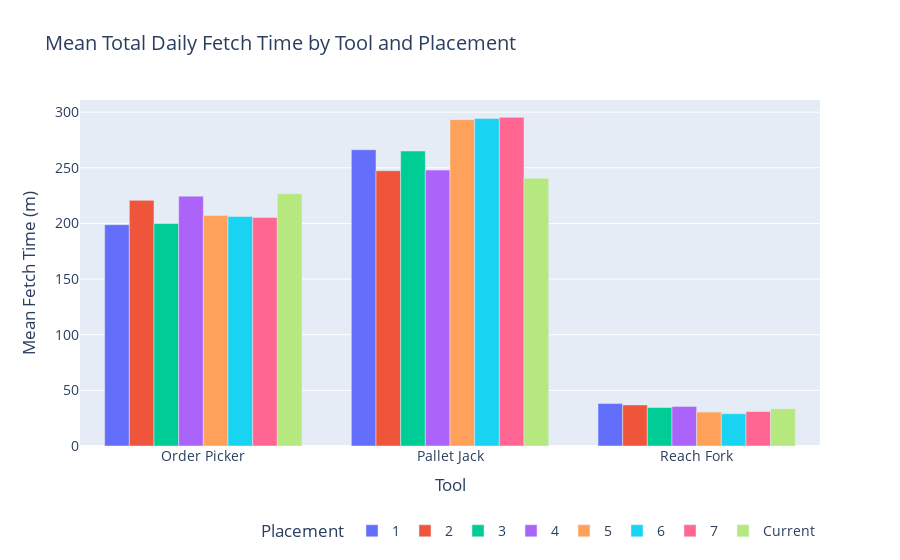

Notebook code cell kept with this figure:
### Code cell
# create one bar plot, showing the mean task time by tool for each placements
# give every placement a different color
# add a title and legend, put the legend above the plot
fig = go.Figure()
for placement in mean_total_daily_fetch_time_by_tool['placement'].unique():
    placement_df = mean_total_daily_fetch_time_by_tool[mean_total_daily_fetch_time_by_tool['placement'] == placement]
    fig.add_trace(go.Bar(x=placement_df['fetch_tool'], y=placement_df['task_time'], name=placement))
fig.update_layout(title='Mean Total Daily Fetch Time by Tool and Placement', xaxis_title='Tool', yaxis_title='Mean Fetch Time (m)', legend_title='Placement', legend=dict(orientation='h', yanchor='top', y=-0.2, xanchor='right', x=1), font=dict(size=14))
# capitalize the column names 
fig.update_xaxes(ticktext=['Order Picker', 'Pallet Jack', 'Reach Fork'], tickvals=['ORDER_PICKER', 'PALLET_JACK', 'REACH_FORK', 'trolley'])
fig.show()

# export the fig to a png file under the ./graphs/ folder
fig.write_image('./graphs/mean_total_daily_fetch_time_by_tool_and_placement.png', width=800, height=400)

### Figure 1 — Plotly figure (JSON) as saved in the notebook; plotly's stock layout.template omitted (floating-point values rounded to 4 significant figures)
{"data": [{"name": "1", "type": "bar", "x": ["ORDER_PICKER", "PALLET_JACK", "REACH_FORK"], "y": [198.9, 266.2, 38.14]}, {"name": "2", "type": "bar", "x": ["ORDER_PICKER", "PALLET_JACK", "REACH_FORK"], "y": [220.7, 247.4, 36.92]}, {"name": "3", "type": "bar", "x": ["ORDER_PICKER", "PALLET_JACK", "REACH_FORK"], "y": [200.0, 265.1, 34.58]}, {"name": "4", "type": "bar", "x": ["ORDER_PICKER", "PALLET_JACK", "REACH_FORK"], "y": [224.5, 247.9, 35.58]}, {"name": "5", "type": "bar", "x": ["ORDER_PICKER", "PALLET_JACK", "REACH_FORK"], "y": [207.2, 293.3, 30.48]}, {"name": "6", "type": "bar", "x": ["ORDER_PICKER", "PALLET_JACK", "REACH_FORK"], "y": [206.2, 294.3, 29.0]}, {"name": "7", "type": "bar", "x": ["ORDER_PICKER", "PALLET_JACK", "REACH_FORK"], "y": [205.3, 295.4, 30.94]}, {"name": "Current", "type": "bar", "x": ["ORDER_PICKER", "PALLET_JACK", "REACH_FORK"], "y": [226.6, 240.6, 33.49]}], "layout": {"font": {"size": 14}, "legend": {"orientation": "h", "title": {"text": "Placement"}, "x": 1, "xanchor": "right", "y": -0.2, "yanchor": "top"}, "title": {"text": "Mean Total Daily Fetch Time by Tool and Placement"}, "xaxis": {"ticktext": ["Order Picker", "Pallet Jack", "Reach Fork"], "tickvals": ["ORDER_PICKER", "PALLET_JACK", "REACH_FORK", "trolley"], "title": {"text": "Tool"}}, "yaxis": {"title": {"text": "Mean Fetch Time (m)"}}}}
